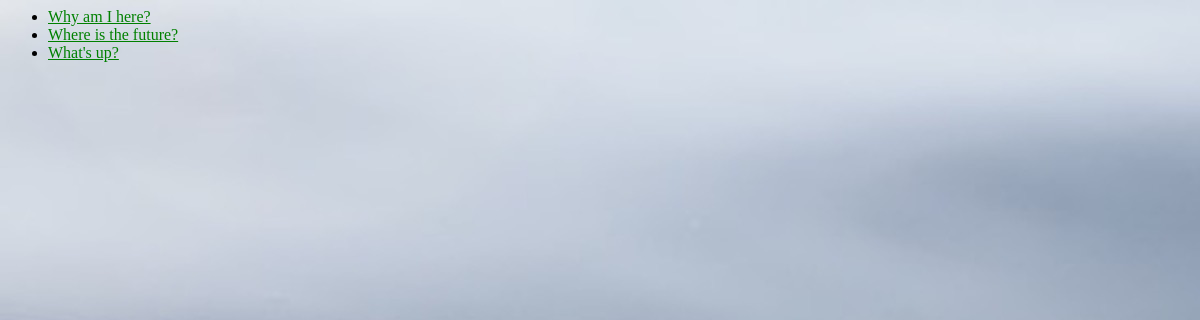
/polls/, run on an earlier commit of the app's database.
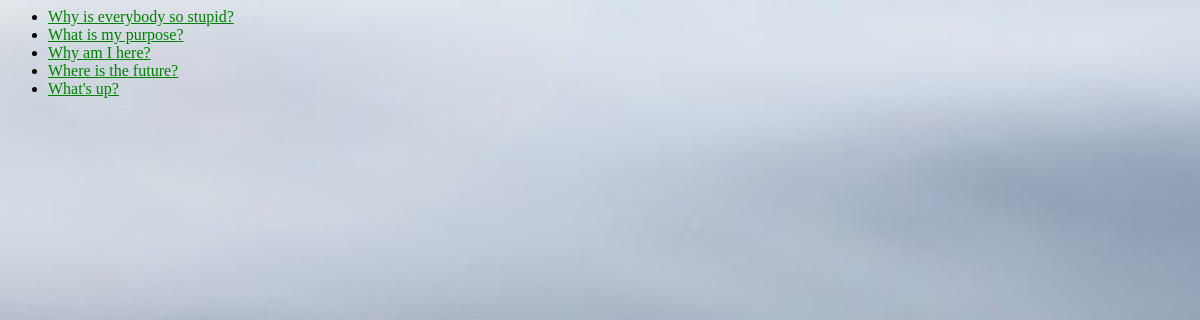
And on a later commit of the database.
### polls/models.py (models this page shows, shortened)
class Question(models.Model):
	question_text = models.CharField(max_length=200)
	pub_date = models.DateTimeField('date published')
	def was_published_recently(self):
		now = timezone.now()
		return  now - timedelta(days=1) <= self.pub_date <= now
	was_published_recently.admin_order_field = 'pub_date'
	was_published_recently.boolean = True
	was_published_recently.short_description = 'Published recently?'

### polls/views.py (the view)
# urls.py: path('', views.IndexView.as_view(), name='index'),
class IndexView(generic.ListView):
    template_name = 'polls/index.html'
    context_object_name = 'latest_question_list'
    def get_queryset(self):
        return Question.objects.filter(pub_date__lte=timezone.now()).order_by('-pub_date')[:5]

### polls/templates/polls/index.html (shortened to what this page needs)
{% load static %}
<link rel="stylesheet" type="text/css" href="{% static 'polls/style.css' %}">
{% if latest_question_list %}
    <ul>
    {% for question in latest_question_list %}
        <li><a href="/{% url 'polls:detail' question.id }">{{ question.question_text }}</a></li>
    </ul>
{% else %}
    <p>No polls are available.</p>
{% endif %}

What changed in the data, as far as the page shows it:
added Question: question_text "Why is everybody so stupid?"
added Question: question_text "What is my purpose?"
